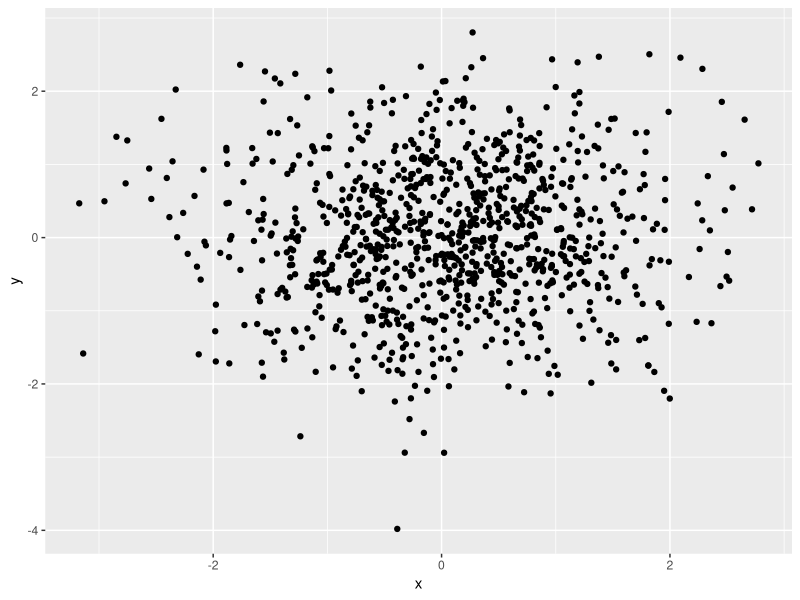
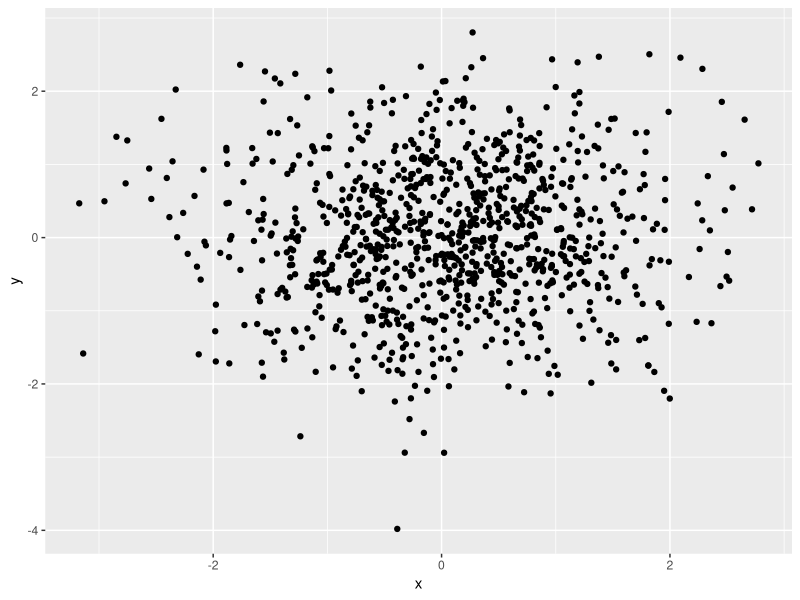

Write the R code that produced these figures, in order.
## ---- chunk 1
library(tidyverse)
data_hw=tibble(
  unif = runif(n=10,min=0,max=5),
  logic= unif>2,
  char = c("1995/03/18","1996/03/18","1997/03/18","1998/03/18","1999/03/18","2000/03/18","2001/03/18","2002/03/18","2003/03/18","2004/03/18"),
  fact = factor(c("Male","Male","Female","Male","Female","Male","Female","Female","Female","Male"))
)
data_hw
guess_1=as.numeric(data_hw$logic)
guess_1
guess_2=as.numeric(data_hw$char)
guess_2
guess_3=as.numeric(data_hw$fact)
guess_3

guess_4=as.character(data_hw$fact)
guess_4
## ---- chunk 2
library(tidyverse)
answer_hw=tibble(
    x=rnorm(1000,mean=0,sd=1),                    
    y=rnorm(1000,mean=0,sd=1),
    logic_2=x+y>0,
    num_2=as.numeric(logic_2),
    fact_2=as.factor(logic_2)
)
answer_hw
ggplot(answer_hw, aes(x=x,y=y),col="pink") + geom_point()
ggsave("hwi_bisu8857.pdf", height = 4, width = 6)
